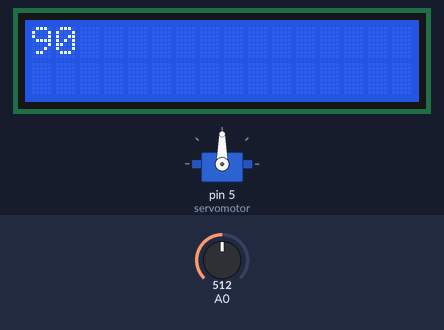
Bench run of a sketch on a simulated Arduino Uno, built with avr-gcc and run on an emulated ATmega328P. Shown: servo, 16×2 character LCD. Inputs (shaded band) come from the test bench; at power-on: A0 = 512.

Above: at 1.5 s.
1.6 s: A0 set to 716
At 2.0 s:
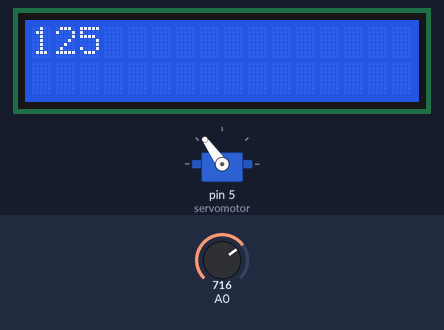
3.2 s: A0 set to 900
At 4.5 s:
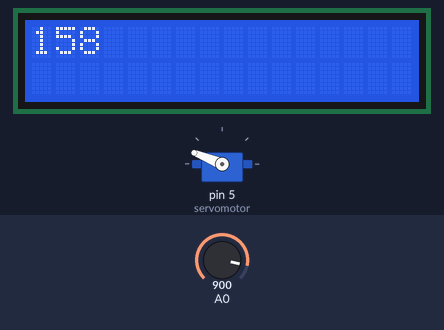
4.8 s: A0 set to 1023
At 6.0 s:
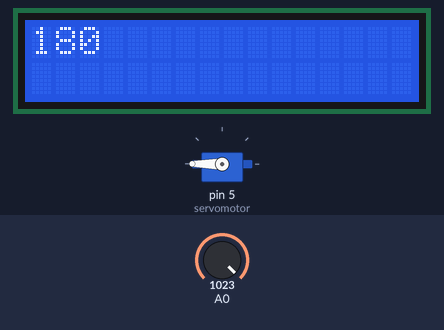
6.4 s: A0 set to 306
At 7.2 s:
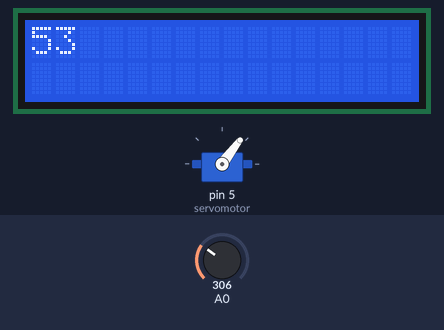
8.0 s: A0 set to 122
At 8.6 s:
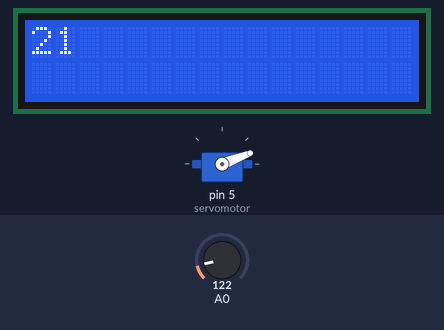
9.7 s: A0 set to 0
At 11.2 s:
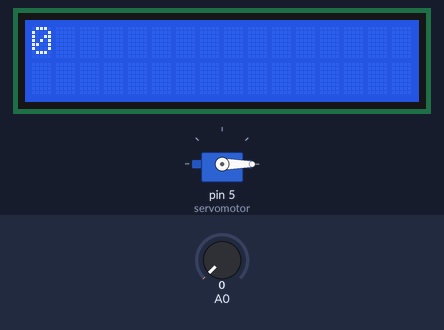
Timing chart, 0 to 12.3 s (numbered marks = the images above; inputs shaded):
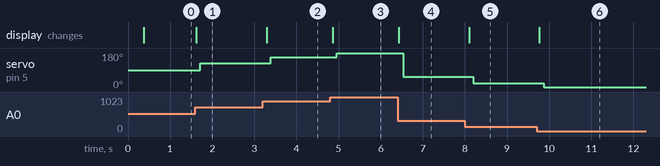

Measured:
- after the input at 1.6 s, servo on pin 5 (servomotor): 90° → 125° after 0.12 s; the display: changes at once (image 1)
- after the input at 3.2 s, servo on pin 5 (servomotor): 125° → 158° after 0.19 s; the display: changes after 0.09 s (image 2)
- after the input at 4.8 s, servo on pin 5 (servomotor): 158° → 180° after 0.16 s; the display: changes after 0.06 s (image 3)
- after the input at 6.4 s, servo on pin 5 (servomotor): 180° → 53° after 0.13 s; the display: changes at once (image 4)
- after the input at 8.0 s, servo on pin 5 (servomotor): 53° → 21° after 0.20 s; the display: changes after 0.10 s (image 5)
- after the input at 9.7 s, servo on pin 5 (servomotor): 21° → 0° after 0.17 s; the display: changes after 0.07 s (image 6)

The sketch:

servo_motor.ino
```cpp
#include <Servo.h>

#include <LiquidCrystal.h>

LiquidCrystal lcd(7,8,9,10,11,12);

Servo servomotor;

int pos = 0; // declared the variable that can hold the servo position

int analogValue = 0;
int mapAnalogValue = 0;

void setup() {
  Serial.begin(9600);
  servomotor.attach(5);

  lcd.begin(16,2);
  lcd.print("Servo pos");
  lcd.setCursor(0,1);
  lcd.print("App");
  delay(300);
}

void loop() {
  analogValue = analogRead(A0);
  mapAnalogValue = map(analogValue, 0, 1023, 0, 180); // transforming the potans' value into servo pos's degree


    lcd.print("Servo Motor");
    lcd.clear();
    lcd.print( mapAnalogValue);
    lcd.setCursor(0,1);
    delay(100);

    servomotor.write( mapAnalogValue);
}
```
